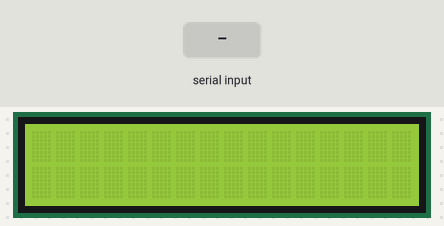
A sketch run on a simulated Arduino Uno, built with avr-gcc and run on an emulated ATmega328P. On the bench: 16×2 character LCD. The inputs (shaded band) are chosen by the test bench.

Above: at 1.2 s.
1.3 s: "1" received over Serial
At 2.6 s:
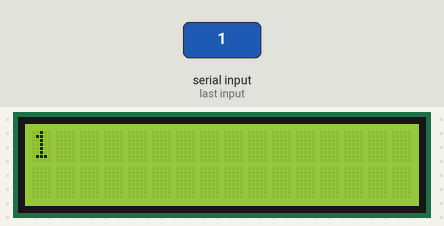
2.9 s: "0" received over Serial
At 3.8 s:
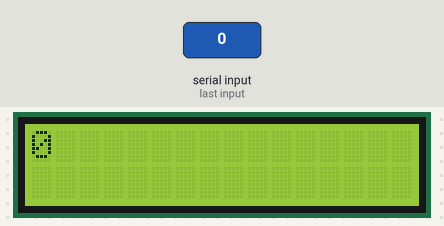
4.5 s: "2" received over Serial
At 5.1 s:
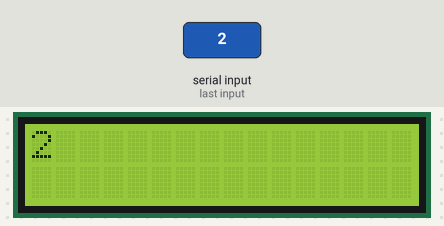
Timing chart, 0 to 7.5 s (numbered marks = the images above; inputs shaded):
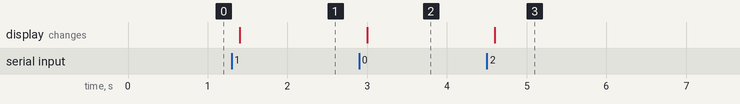

The sketch:

lcd.ino
```cpp
#include <LiquidCrystal.h>


LiquidCrystal lcd(8,9,4,5,6,7);

void setup() {

  lcd.begin(16, 2);

  Serial.begin(115200);
}

void loop() {

  if (Serial.available()) {

    delay(100);

    lcd.clear();

    while (Serial.available() > 0) {

      lcd.write(Serial.read());
    }
  }
}
```

Measured:
- after the input at 1.3 s, the display: changes after 0.10 s (image 1)
- after the input at 2.9 s, the display: changes after 0.10 s (image 2)
- after the input at 4.5 s, the display: changes after 0.10 s (image 3)
